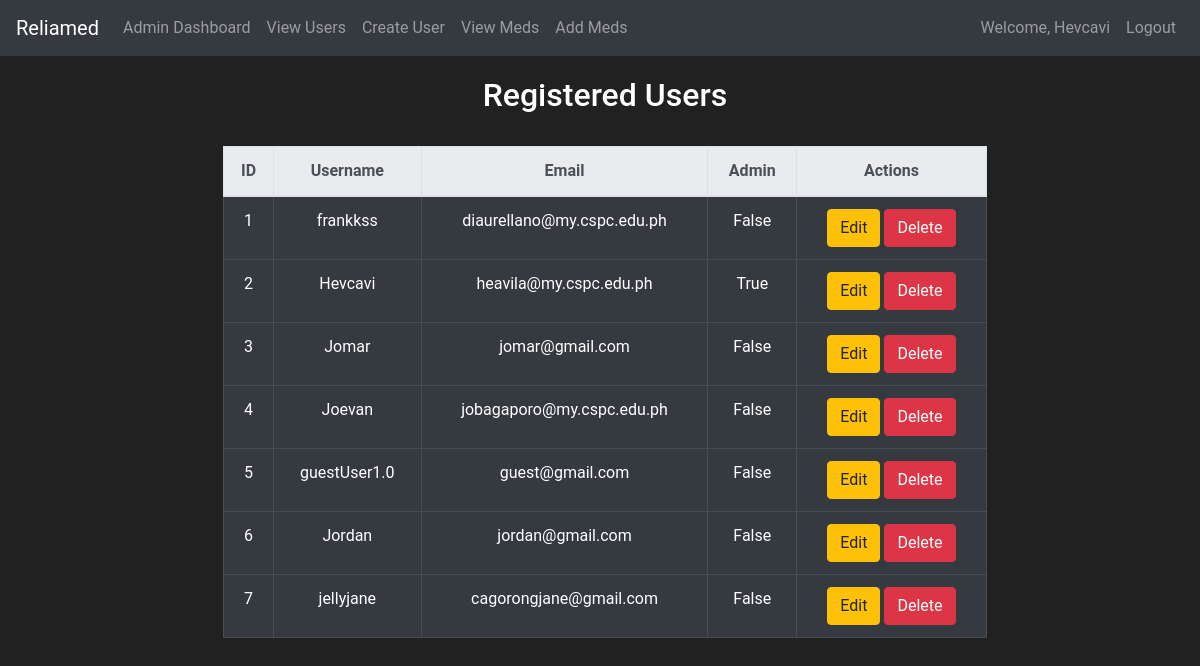
The page /view-users (signed in) on the database as committed earlier.
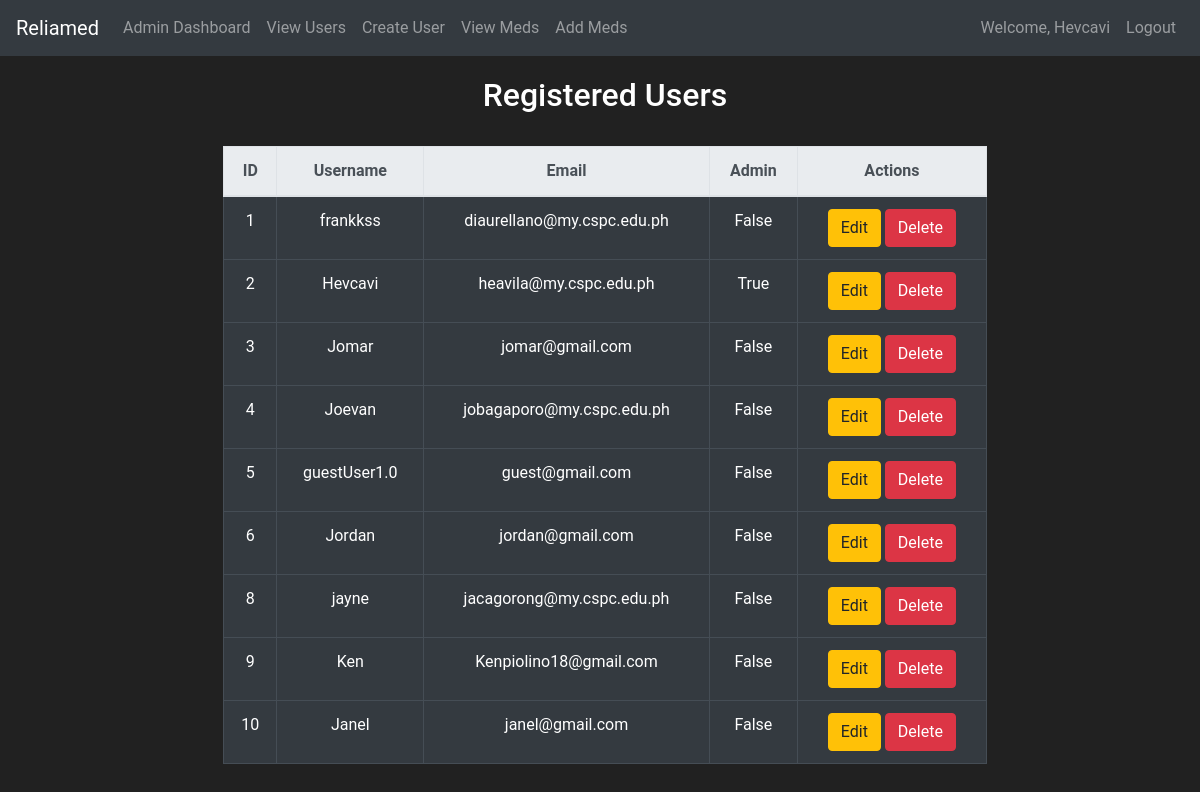
The same page on the database as committed later.
### reliamed/models.py (models this page shows, shortened)
class User(db.Model, UserMixin):
    id = db.Column(db.Integer, primary_key=True)
    username = db.Column(db.String(length=30), nullable=False, unique=True)
    email_address = db.Column(db.String(length=50), nullable=False, unique=True)
    password_hash = db.Column(db.String(length=60), nullable=False)
    budget = db.Column(db.Integer, nullable=False, default=1000)
    is_admin = db.Column(db.Boolean, default=False) # added column in User table | Used for checking if user is admin or not
    products = db.relationship('Pharmaceuticals', backref='owned_user', lazy=True)  # Ensure this line is added
    @property
    def password(self):
        raise AttributeError('password is not a readable attribute.')

### reliamed/routes.py (the view)
@app.route('/view-users', methods=['GET', 'POST'])
@login_required
@admin_required
def view_users():
    users = User.query.all()
    return render_template('admin/view_users.html', users=users)

### reliamed/models.py (called while the page is built)
@login_manager.user_loader
def load_user(user_id):
    return User.query.get(int(user_id))

### reliamed/templates/admin/view_users.html (shortened to what this page needs)
{% extends 'base.html' %}
{% block content %}
<div class="row justify-content-center" style="margin-top:20px; margin-left:10px; margin-right: 0px">
    <div class="col-8 text-center">
        <h2>Registered Users</h2>
        <br>
        <table class="table table-hover table-dark table-bordered border-dark">
        <thead class="thead-light">
            <tr>
                <th>ID</th>
                <th>Username</th>
                <th>Email</th>
                <th>Admin</th>
                <th>Actions</th>
            </tr>
        </thead>
        <tbody>
            {% for user in users %}
            <tr>
                <td>{{ user.id }}</td>
                <td>{{ user.username }}</td>
                <td>{{ user.email_address }}</td>
                <td>{{ user.is_admin }}</td>
                <td>
                    <a href="{{ url_for('edit_user', user_id=user.id) }}" class="btn btn-warning">Edit</a>
                    <form action="{{ url_for('delete_user', user_id=user.id) }}" method="POST" style="display:inline;">
                        <button type="submit" class="btn btn-danger">Delete</button>
                    </form>
                </td>
            </tr>
            {% endfor %}
        </tbody>
        </table>
    </div>
</div>
{% endblock %}

### reliamed/templates/base.html (shortened to what this page needs)
<!doctype html>
<html lang="en">
   <head>
      <link rel="stylesheet" href="https://cdn.jsdelivr.net/npm/bootstrap@4.5.3/dist/css/bootstrap.min.css">
   </head>
   <body>
    <nav class="navbar navbar-expand-md navbar-dark bg-dark">
      <a class="navbar-brand" href="#">Reliamed</a>
      <div class="collapse navbar-collapse" id="navbarNav">
        <ul class="navbar-nav mr-auto">
            {% if current_user.is_authenticated and current_user.is_admin %}
            <li class="nav-item">
                <a class="nav-link" href="{{ url_for('admin_home') }}">Admin Dashboard</a>
            </li>
            <li class="nav-item">
                <a class="nav-link" href="{{ url_for('view_users') }}">View Users</a>
            </li>
            <li class="nav-item">
                <a class="nav-link" href="{{ url_for('create_user') }}">Create User</a>
            </li>
            <li class="nav-item">
                <a class="nav-link" href="{{ url_for('view_medicines') }}">View Meds</a>
            </li>
            <li class="nav-item">
                <a class="nav-link" href="{{ url_for('add_medicine') }}">Add Meds</a>
            </li>
            {% endif %}
        </ul>
          {% if current_user.is_authenticated %}
            <ul class="navbar-nav">
                <li class="nav-item">
                    <a class="nav-link">Welcome, {{ current_user.username }}</a>
                </li>
                <li class="nav-item">
                    <a class="nav-link" href="{{ url_for('logout_page') }}">Logout</a>
                </li>
            </ul>
          {% endif %}
      </div>
    </nav>
      {% block content %}
      {% endblock %}
   </body>
</html>

### reliamed/templates/base.html (style rules this page uses)
body { background-color: #212121; color: white; font-family:'Roboto',sans-serif; }

Rows that differ between the two databases and show on the page:
removed User: id "7", username "jellyjane", email_address "cagorongjane@gmail.com", is_admin "False"
added User: id "8", username "jayne", email_address "jacagorong@my.cspc.edu.ph", is_admin "False"
added User: id "9", username "Ken", email_address "Kenpiolino18@gmail.com", is_admin "False"
added User: id "10", username "Janel", email_address "janel@gmail.com", is_admin "False"
